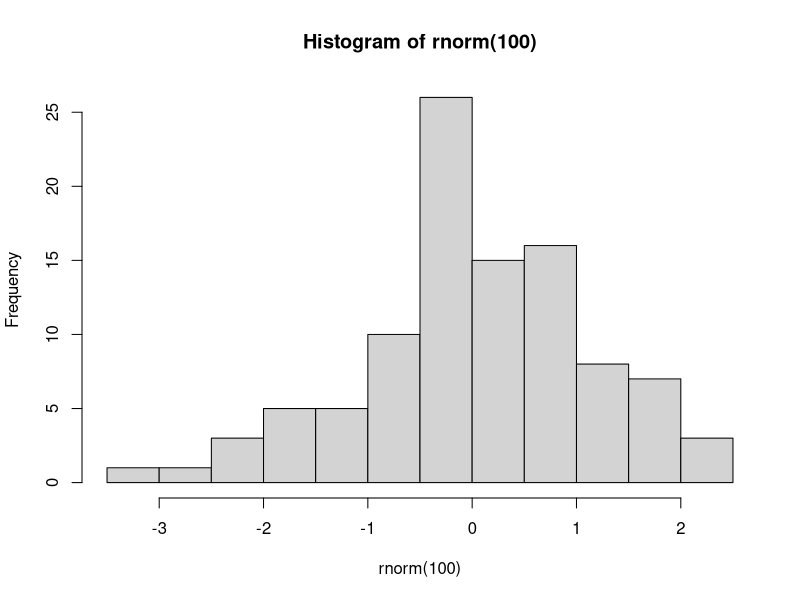

This figure's R source:
## ---- chunk 1
rchunkprint <- function(code) {
  cat(paste("```{r}", "\n", code, "\n", "```", sep=""))
}
rchunkprint2 <- function(code) {
  sprintf('``` `r %s` ```', code)
}
## ---- chunk 2
rchunkprint('hist(rnorm(100))')
## ---- chunk 3
rchunkprint2('hist(rnorm(100))')
## ---- chunk 4
hist(rnorm(100))
